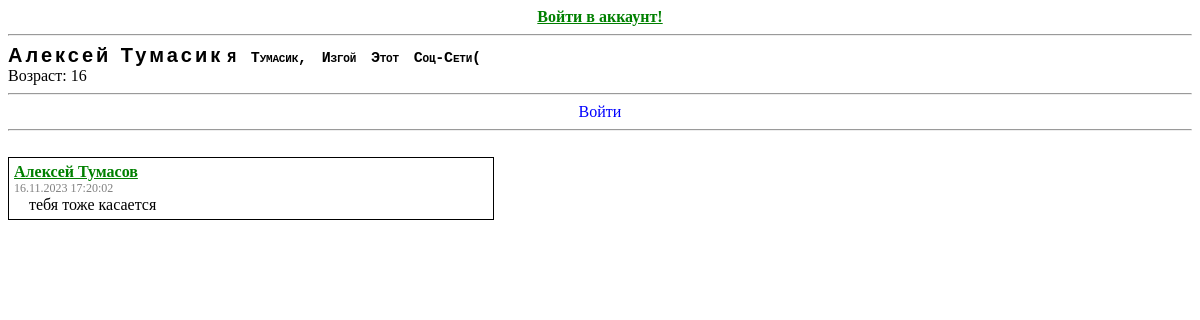
Screenshot of /profile.php?id=3 with the database file from the repository.
### tables this page shows
CREATE TABLE `users` (
  `id` int(10) NOT NULL COMMENT 'id записи',
  `login` varchar(128) NOT NULL COMMENT 'Логин',
  `password` varchar(128) NOT NULL COMMENT 'Пароль',
  `name` varchar(32) NOT NULL COMMENT 'Имя пользователя',
  `lastname` varchar(32) NOT NULL COMMENT 'Фамилия пользователя',
  `age` int(3) NOT NULL COMMENT 'Возраст пользователя',
  `pDescription` text NOT NULL COMMENT 'Описание к профилю'
);

CREATE TABLE `userposts` (
  `postID` int(3) NOT NULL COMMENT 'Айди поста',
  `postAuthor` int(10) NOT NULL COMMENT 'Айди автора поста',
  `postReceiver` int(10) NOT NULL COMMENT 'Айди владельца стены',
  `postData` varchar(32) NOT NULL COMMENT 'Время публикации',
  `postText` text NOT NULL COMMENT 'Текст поста'
);

### profile.php (the view, shortened to what this page needs)
<?php
	include("blocks/header.php");
	$userId = $_GET["id"];
	$mysql = mysqli_connect("localhost", "root", "", "social");
	$result = mysqli_query($mysql, "SELECT * FROM `users` WHERE `id`=".htmlspecialchars($userId).";");
	$resultArray = mysqli_fetch_array($result);
	$name = $resultArray["name"];
	$lastname = $resultArray["lastname"];
	$age = $resultArray["age"];
	$description = $resultArray["pDescription"];
?>
		<?="<a class='profileInfo'>$name $lastname</a>";?>
		<?php
			if($hasUserSession) {
				print(($_SESSION["user_id"] == $userId) ?  "<a href='editProfile.php' class='profileDescription' title='Изменить описание вашей страницы?'>$description</a>" : "<a class='profileDescription'>$description</a>");
				print("<br>");
			} else print("<a class='profileDescription'>$description</a><br>");
		?>
		Возраст: <?=$age?><br />
		<hr/>
		<?php
			($hasUserSession) ? print('<span class="logout"><a href="acts/logout.php" style="color: red;">Выйти</a></span><hr>') :  print('<a href="login.php" class="login">Войти</a><hr>');
		?>
		<br>
			<div id="posts">
			<?php
				$wallQuery = mysqli_query($mysql, "SELECT p.*, a.documentPath, u.name, u.lastname FROM `userposts` p LEFT JOIN `users` u ON p.postAuthor = u.id LEFT JOIN `userattachments` a ON p.postID = a.postId WHERE `postReceiver`='$userId' ORDER BY `postID` DESC;");
				while (($wallArray = mysqli_fetch_array($wallQuery))  != null )
				{
					$postAuthor=$wallArray["postAuthor"];
					$postData=$wallArray["postData"];
					$postText=$wallArray["postText"];
					$posterName = $wallArray["name"]." ". $wallArray["lastname"];
			?>
					<div style="padding: 5px; border: 1px solid; width: 40%;">
						<a href="profile.php?id=<?=$postAuthor;?>" style="<?=($postAuthor==$userId) ? 'color: blue;' : 'color: green'?>">
							<b><?=$posterName;?></b>
						</a>
						<br>
						<span style="color: gray; font-size: 12px;"><?=$postData;?></span>
						<br>
						<span style="font-size: 16px; padding: 15px">
							<?php
							print(htmlspecialchars($postText));
							print("<br>");
							?>
						</span>
					</div>
					<br>
			<?php
				}
			?>
			</div>
			<?php
			include("blocks/bottom.php");
			?>

### css/styles.css (style rules this page uses)
.login { color: blue; text-decoration: blink; display: block; text-align: center; align-items: s; }
.profileDescription { font-family: "Courier New", monospace; font-size: 15px; letter-spacing: -0.2px; word-spacing: 6px; color: black; font-weight: 700; text-decoration: solid rgb(68, 68, 68); font-style: normal; font-variant: small-caps; text-transform: capitalize; }
.profileInfo { font-family: "Lucida Sans Unicode", "Lucida Grande", sans-serif; font-size: 20px; letter-spacing: 3px; word-spacing: 1px; color: #000000; font-weight: 700; text-decoration: none solid rgb(68, 68, 68); font-style: normal; font-variant: normal; text-transform: none; }

### rows the page displays
users: name "Алексей", lastname "Тумасик", pDescription "Я Тумасик, Изгой Этот Соц-Сети(", age "16"
userposts: users.name+lastname "Алексей Тумасов", postData "16.11.2023 17:20:02", postText "тебя тоже касается"
